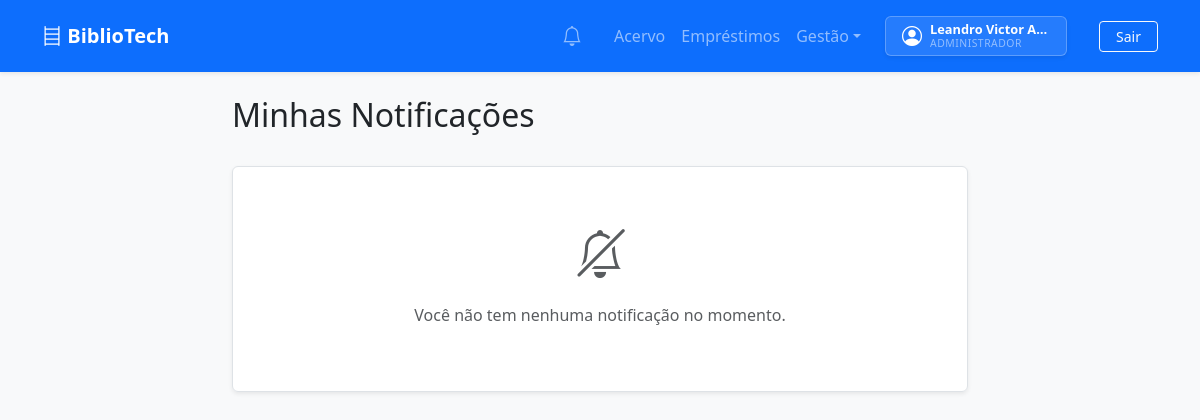
Before: /notificacoes/ (signed in) with the older database file.
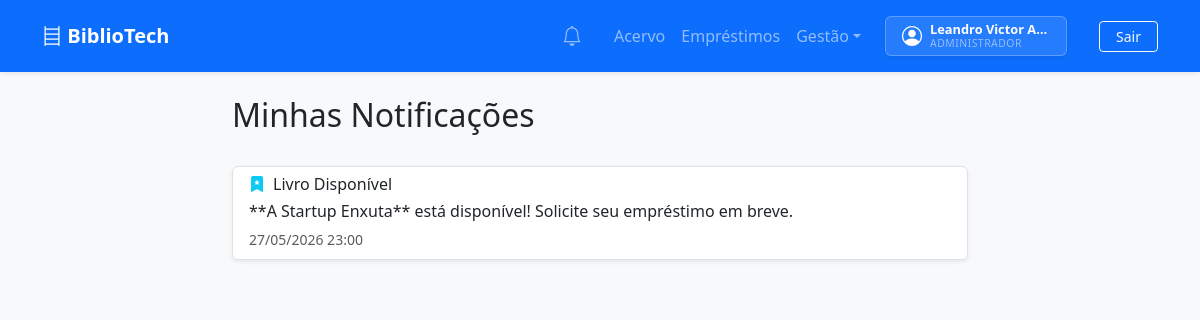
After: the same page with the newer database file.
### apps/app_notificacoes/models.py (models this page shows, shortened)
class Notificacao(models.Model):
    TIPO_CHOICES = [
        ('emprestimo_aprovado',  'Empréstimo Aprovado'),
        ('emprestimo_rejeitado', 'Empréstimo Rejeitado'),
        ('fila_avanco',          'Avanço na Fila'),
        ('livro_disponivel',     'Livro Disponível'),
        ('prazo_proximo',        'Prazo Próximo'),
        ('emprestimo_atrasado',  'Empréstimo Atrasado'),
        ('devolucao_registrada', 'Devolução Registrada'),
    ]
    id          = models.UUIDField(primary_key=True, default=uuid.uuid4, editable=False)
    usuario     = models.ForeignKey(settings.AUTH_USER_MODEL, on_delete=models.CASCADE, related_name='notificacoes')
    tipo        = models.CharField(max_length=30, choices=TIPO_CHOICES)
    mensagem    = models.TextField()
    lida        = models.BooleanField(default=False)
    criada_em   = models.DateTimeField(auto_now_add=True)
    class Meta:
        ordering = ['-criada_em']

### apps/app_notificacoes/views.py (the view)
# urls.py: path('', views.lista_notificacoes, name='lista'),
@login_required
def lista_notificacoes(request):
    notificacoes = Notificacao.objects.filter(usuario=request.user)
    notificacoes.filter(lida=False).update(lida=True)
    return render(request, 'notificacoes/lista.html', {'notificacoes': notificacoes})

### apps/app_notificacoes/context_processors.py (called while the page is built)
def notificacoes_context(request):
    if request.user.is_authenticated:
        count = Notificacao.objects.filter(usuario=request.user, lida=False).count()
        return {'notificacoes_nao_lidas': count}
    return {'notificacoes_nao_lidas': 0}

### apps/app_notificacoes/services.py (called while the page is built, shortened)
def verificar_prazos(usuario):
    from django.apps import apps
    if not apps.is_installed('app_emprestimos'):
        return
    from app_emprestimos.models import Emprestimo
    hoje = timezone.now().date()
    emprestimos = Emprestimo.objects.filter(usuario=usuario, status='ativo')

### apps/app_usuarios/models.py (called while the page is built)
    @property
    def is_admin_system(self):
        return self.papel == 'admin' or self.is_superuser

### templates/notificacoes/lista.html
{% extends 'base.html' %}
{% block content %}
<div class="row justify-content-center">
    <div class="col-md-8">
        <div class="d-flex justify-content-between align-items-center mb-4">
            <h2>Minhas Notificações</h2>
        </div>
        <div class="list-group shadow-sm">
            {% for notificacao in notificacoes %}
                {% include 'notificacoes/partials/_item.html' %}
            {% empty %}
                <div class="list-group-item text-center py-5">
                    <i class="bi bi-bell-slash text-muted" style="font-size: 3rem;"></i>
                    <p class="mt-3 text-muted">Você não tem nenhuma notificação no momento.</p>
                </div>
            {% endfor %}
        </div>
    </div>
</div>
{% endblock %}

### templates/notificacoes/partials/_item.html (shortened to what this page needs)
<div class="list-group-item list-group-item-action {% if not notificacao.lida %}border-start border-4 border-primary{% endif %}" id="notif-{{ notificacao.id }}">
    <div class="d-flex w-100 justify-content-between align-items-center">
        <div class="pe-3">
            <h6 class="mb-1 d-flex align-items-center">
                {% if notificacao.tipo == 'emprestimo_aprovado' %}
                    <i class="bi bi-check-circle-fill text-success me-2"></i>
                {% elif notificacao.tipo == 'emprestimo_rejeitado' %}
                    <i class="bi bi-x-circle-fill text-danger me-2"></i>
                {% elif notificacao.tipo == 'livro_disponivel' %}
                    <i class="bi bi-bookmark-star-fill text-info me-2"></i>
                {% elif notificacao.tipo == 'prazo_proximo' %}
                    <i class="bi bi-clock-fill text-warning me-2"></i>
                {% elif notificacao.tipo == 'emprestimo_atrasado' %}
                    <i class="bi bi-exclamation-triangle-fill text-danger me-2"></i>
                {% elif notificacao.tipo == 'devolucao_registrada' %}
                    <i class="bi bi-arrow-return-left text-success me-2"></i>
                {% else %}
                    <i class="bi bi-info-circle-fill text-primary me-2"></i>
                {% endif %}
                {{ notificacao.get_tipo_display }}
            </h6>
            <p class="mb-1 text-dark">{{ notificacao.mensagem|safe }}</p>
            <small class="text-muted">{{ notificacao.criada_em|date:"d/m/Y H:i" }}</small>
        </div>
    </div>
</div>

Changed rows visible on the page:
added Notificacao: tipo "Livro Disponível", mensagem "**A Startup Enxuta** está disponível! Solicite seu empréstimo em breve.", criada_em "27/05/2026 23:00"
Other visible differences:
text no longer shown: "Você não tem nenhuma notificação no momento."
